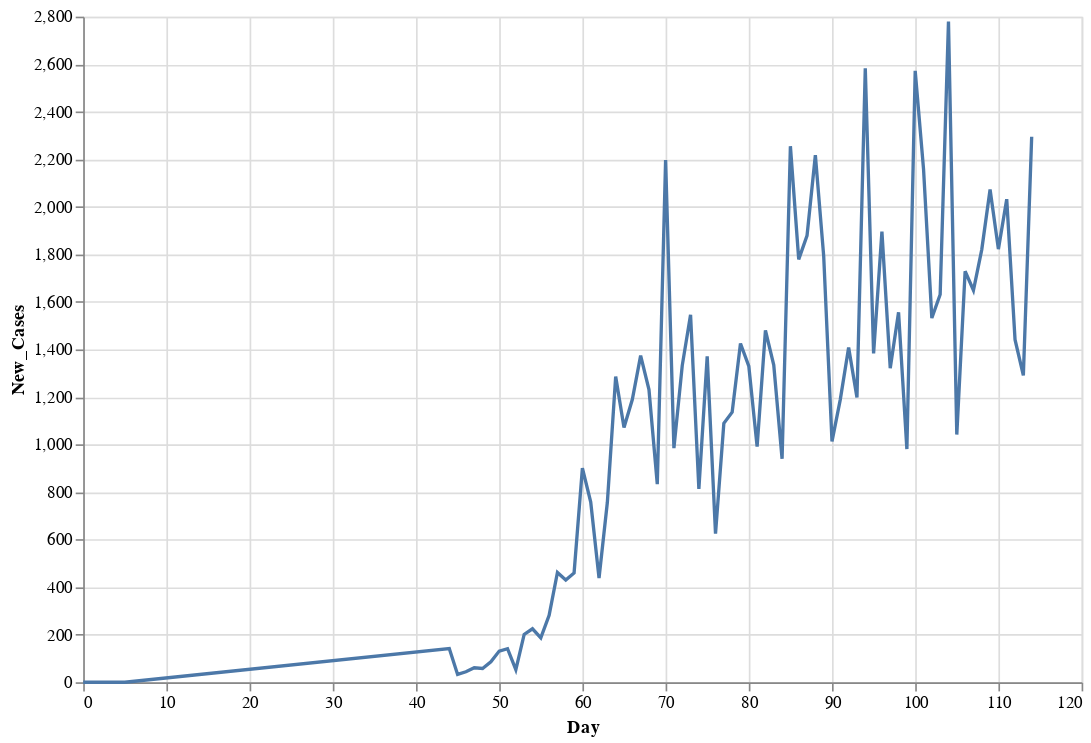

The notebook cell this image was saved under:
### Code cell
create_state_df("California")
result = alt.Chart(create_state_df("California")).mark_line().encode(
        x='Day:Q',
        y='New_Cases:Q'
#         size=alt.Size('size:Q', legend=None)
#     ).add_selection(selector
    ).properties(
            width=600,
            height=400
    )
result

### Figure 1 — Vega-Lite specification as saved in the notebook (floating-point values rounded to 4 significant figures)
{"config": {"view": {"continuousWidth": 400, "continuousHeight": 300}}, "data": {"name": "data-b225b1cf50097fd93d41d3ef8d3092a0"}, "mark": "line", "encoding": {"x": {"type": "quantitative", "field": "Day"}, "y": {"type": "quantitative", "field": "New_Cases"}}, "height": 400, "width": 600, "$schema": "https://vega.github.io/schema/vega-lite/v4.8.1.json", "datasets": {"data-b225b1cf50097fd93d41d3ef8d3092a0": [{"Province_State": "California", "Confirmed": 2.0, "Date": "2020-01-26T00:00:00", "Day": 0, "New_Cases": 0.0}, {"Province_State": "California", "Confirmed": 2.0, "Date": "2020-01-27T00:00:00", "Day": 1, "New_Cases": 0.0}, {"Province_State": "California", "Confirmed": 2.0, "Date": "2020-01-28T00:00:00", "Day": 2, "New_Cases": 0.0}, {"Province_State": "California", "Confirmed": 2.0, "Date": "2020-01-29T00:00:00", "Day": 3, "New_Cases": 0.0}, {"Province_State": "California", "Confirmed": 2.0, "Date": "2020-01-30T00:00:00", "Day": 4, "New_Cases": 0.0}, {"Province_State": "California", "Confirmed": 2.0, "Date": "2020-01-31T00:00:00", "Day": 5, "New_Cases": 0.0}, {"Province_State": "California", "Confirmed": 144.0, "Date": "2020-03-10T00:00:00", "Day": 44, "New_Cases": 142.0}, {"Province_State": "California", "Confirmed": 177.0, "Date": "2020-03-11T00:00:00", "Day": 45, "New_Cases": 33.0}, {"Province_State": "California", "Confirmed": 221.0, "Date": "2020-03-12T00:00:00", "Day": 46, "New_Cases": 44.0}, {"Province_State": "California", "Confirmed": 282.0, "Date": "2020-03-13T00:00:00", "Day": 47, "New_Cases": 61.0}, {"Province_State": "California", "Confirmed": 340.0, "Date": "2020-03-14T00:00:00", "Day": 48, "New_Cases": 58.0}, {"Province_State": "California", "Confirmed": 426.0, "Date": "2020-03-15T00:00:00", "Day": 49, "New_Cases": 86.0}, {"Province_State": "California", "Confirmed": 557.0, "Date": "2020-03-16T00:00:00", "Day": 50, "New_Cases": 131.0}, {"Province_State": "California", "Confirmed": 698.0, "Date": "2020-03-17T00:00:00", "Day": 51, "New_Cases": 141.0}, {"Province_State": "California", "Confirmed": 751.0, "Date": "2020-03-18T00:00:00", "Day": 52, "New_Cases": 53.0}, {"Province_State": "California", "Confirmed": 952.0, "Date": "2020-03-19T00:00:00", "Day": 53, "New_Cases": 201.0}, {"Province_State": "California", "Confirmed": 1177.0, "Date": "2020-03-20T00:00:00", "Day": 54, "New_Cases": 225.0}, {"Province_State": "California", "Confirmed": 1364.0, "Date": "2020-03-21T00:00:00", "Day": 55, "New_Cases": 187.0}, {"Province_State": "California", "Confirmed": 1646.0, "Date": "2020-03-22T00:00:00", "Day": 56, "New_Cases": 282.0}, {"Province_State": "California", "Confirmed": 2108.0, "Date": "2020-03-23T00:00:00", "Day": 57, "New_Cases": 462.0}, {"Province_State": "California", "Confirmed": 2538.0, "Date": "2020-03-24T00:00:00", "Day": 58, "New_Cases": 430.0}, {"Province_State": "California", "Confirmed": 2998.0, "Date": "2020-03-25T00:00:00", "Day": 59, "New_Cases": 460.0}, {"Province_State": "California", "Confirmed": 3899.0, "Date": "2020-03-26T00:00:00", "Day": 60, "New_Cases": 901.0}, {"Province_State": "California", "Confirmed": 4657.0, "Date": "2020-03-27T00:00:00", "Day": 61, "New_Cases": 758.0}, {"Province_State": "California", "Confirmed": 5095.0, "Date": "2020-03-28T00:00:00", "Day": 62, "New_Cases": 438.0}, {"Province_State": "California", "Confirmed": 5852.0, "Date": "2020-03-29T00:00:00", "Day": 63, "New_Cases": 757.0}, {"Province_State": "California", "Confirmed": 7138.0, "Date": "2020-03-30T00:00:00", "Day": 64, "New_Cases": 1286.0}, {"Province_State": "California", "Confirmed": 8210.0, "Date": "2020-03-31T00:00:00", "Day": 65, "New_Cases": 1072.0}, {"Province_State": "California", "Confirmed": 9399.0, "Date": "2020-04-01T00:00:00", "Day": 66, "New_Cases": 1189.0}, {"Province_State": "California", "Confirmed": 10770.0, "Date": "2020-04-02T00:00:00", "Day": 67, "New_Cases": 1374.0}, {"Province_State": "California", "Confirmed": 12000.0, "Date": "2020-04-03T00:00:00", "Day": 68, "New_Cases": 1231.0}, {"Province_State": "California", "Confirmed": 12840.0, "Date": "2020-04-04T00:00:00", "Day": 69, "New_Cases": 833.0}, {"Province_State": "California", "Confirmed": 15030.0, "Date": "2020-04-05T00:00:00", "Day": 70, "New_Cases": 2197.0}, {"Province_State": "California", "Confirmed": 16020.0, "Date": "2020-04-06T00:00:00", "Day": 71, "New_Cases": 985.0}, {"Province_State": "California", "Confirmed": 17350.0, "Date": "2020-04-07T00:00:00", "Day": 72, "New_Cases": 1332.0}, {"Province_State": "California", "Confirmed": 18900.0, "Date": "2020-04-08T00:00:00", "Day": 73, "New_Cases": 1546.0}, {"Province_State": "California", "Confirmed": 19710.0, "Date": "2020-04-09T00:00:00", "Day": 74, "New_Cases": 813.0}, {"Province_State": "California", "Confirmed": 21080.0, "Date": "2020-04-10T00:00:00", "Day": 75, "New_Cases": 1371.0}, {"Province_State": "California", "Confirmed": 21710.0, "Date": "2020-04-11T00:00:00", "Day": 76, "New_Cases": 625.0}, {"Province_State": "California", "Confirmed": 22800.0, "Date": "2020-04-12T00:00:00", "Day": 77, "New_Cases": 1089.0}, {"Province_State": "California", "Confirmed": 23930.0, "Date": "2020-04-13T00:00:00", "Day": 78, "New_Cases": 1136.0}, {"Province_State": "California", "Confirmed": 25360.0, "Date": "2020-04-14T00:00:00", "Day": 79, "New_Cases": 1425.0}, {"Province_State": "California", "Confirmed": 26690.0, "Date": "2020-04-15T00:00:00", "Day": 80, "New_Cases": 1330.0}, {"Province_State": "California", "Confirmed": 27680.0, "Date": "2020-04-16T00:00:00", "Day": 81, "New_Cases": 991.0}, {"Province_State": "California", "Confirmed": 29160.0, "Date": "2020-04-17T00:00:00", "Day": 82, "New_Cases": 1480.0}, {"Province_State": "California", "Confirmed": 30490.0, "Date": "2020-04-18T00:00:00", "Day": 83, "New_Cases": 1334.0}, {"Province_State": "California", "Confirmed": 31430.0, "Date": "2020-04-19T00:00:00", "Day": 84, "New_Cases": 940.0}, {"Province_State": "California", "Confirmed": 33690.0, "Date": "2020-04-20T00:00:00", "Day": 85, "New_Cases": 2255.0}, {"Province_State": "California", "Confirmed": 35460.0, "Date": "2020-04-21T00:00:00", "Day": 86, "New_Cases": 1779.0}, {"Province_State": "California", "Confirmed": 37340.0, "Date": "2020-04-22T00:00:00", "Day": 87, "New_Cases": 1879.0}, {"Province_State": "California", "Confirmed": 39560.0, "Date": "2020-04-23T00:00:00", "Day": 88, "New_Cases": 2217.0}, {"Province_State": "California", "Confirmed": 41360.0, "Date": "2020-04-24T00:00:00", "Day": 89, "New_Cases": 1794.0}, {"Province_State": "California", "Confirmed": 42370.0, "Date": "2020-04-25T00:00:00", "Day": 90, "New_Cases": 1013.0}, {"Province_State": "California", "Confirmed": 43560.0, "Date": "2020-04-26T00:00:00", "Day": 91, "New_Cases": 1190.0}, {"Province_State": "California", "Confirmed": 44970.0, "Date": "2020-04-27T00:00:00", "Day": 92, "New_Cases": 1408.0}, {"Province_State": "California", "Confirmed": 46160.0, "Date": "2020-04-28T00:00:00", "Day": 93, "New_Cases": 1198.0}, {"Province_State": "California", "Confirmed": 48750.0, "Date": "2020-04-29T00:00:00", "Day": 94, "New_Cases": 2583.0}, {"Province_State": "California", "Confirmed": 50130.0, "Date": "2020-04-30T00:00:00", "Day": 95, "New_Cases": 1383.0}, {"Province_State": "California", "Confirmed": 52030.0, "Date": "2020-05-01T00:00:00", "Day": 96, "New_Cases": 1896.0}, {"Province_State": "California", "Confirmed": 53350.0, "Date": "2020-05-02T00:00:00", "Day": 97, "New_Cases": 1321.0}, {"Province_State": "California", "Confirmed": 54900.0, "Date": "2020-05-03T00:00:00", "Day": 98, "New_Cases": 1556.0}, {"Province_State": "California", "Confirmed": 55880.0, "Date": "2020-05-04T00:00:00", "Day": 99, "New_Cases": 981.0}, {"Province_State": "California", "Confirmed": 58460.0, "Date": "2020-05-05T00:00:00", "Day": 100, "New_Cases": 2572.0}, {"Province_State": "California", "Confirmed": 60620.0, "Date": "2020-05-06T00:00:00", "Day": 101, "New_Cases": 2160.0}, {"Province_State": "California", "Confirmed": 62150.0, "Date": "2020-05-07T00:00:00", "Day": 102, "New_Cases": 1532.0}, {"Province_State": "California", "Confirmed": 63780.0, "Date": "2020-05-08T00:00:00", "Day": 103, "New_Cases": 1631.0}, {"Province_State": "California", "Confirmed": 66560.0, "Date": "2020-05-09T00:00:00", "Day": 104, "New_Cases": 2779.0}, {"Province_State": "California", "Confirmed": 67600.0, "Date": "2020-05-10T00:00:00", "Day": 105, "New_Cases": 1042.0}, {"Province_State": "California", "Confirmed": 69330.0, "Date": "2020-05-11T00:00:00", "Day": 106, "New_Cases": 1729.0}, {"Province_State": "California", "Confirmed": 70980.0, "Date": "2020-05-12T00:00:00", "Day": 107, "New_Cases": 1649.0}, {"Province_State": "California", "Confirmed": 72800.0, "Date": "2020-05-13T00:00:00", "Day": 108, "New_Cases": 1820.0}, {"Province_State": "California", "Confirmed": 74870.0, "Date": "2020-05-14T00:00:00", "Day": 109, "New_Cases": 2073.0}, {"Province_State": "California", "Confirmed": 76690.0, "Date": "2020-05-15T00:00:00", "Day": 110, "New_Cases": 1822.0}, {"Province_State": "California", "Confirmed": 78720.0, "Date": "2020-05-16T00:00:00", "Day": 111, "New_Cases": 2032.0}, {"Province_State": "California", "Confirmed": 80170.0, "Date": "2020-05-17T00:00:00", "Day": 112, "New_Cases": 1441.0}, {"Province_State": "California", "Confirmed": 81460.0, "Date": "2020-05-18T00:00:00", "Day": 113, "New_Cases": 1291.0}, {"Province_State": "California", "Confirmed": 83750.0, "Date": "2020-05-19T00:00:00", "Day": 114, "New_Cases": 2295.0}]}}
